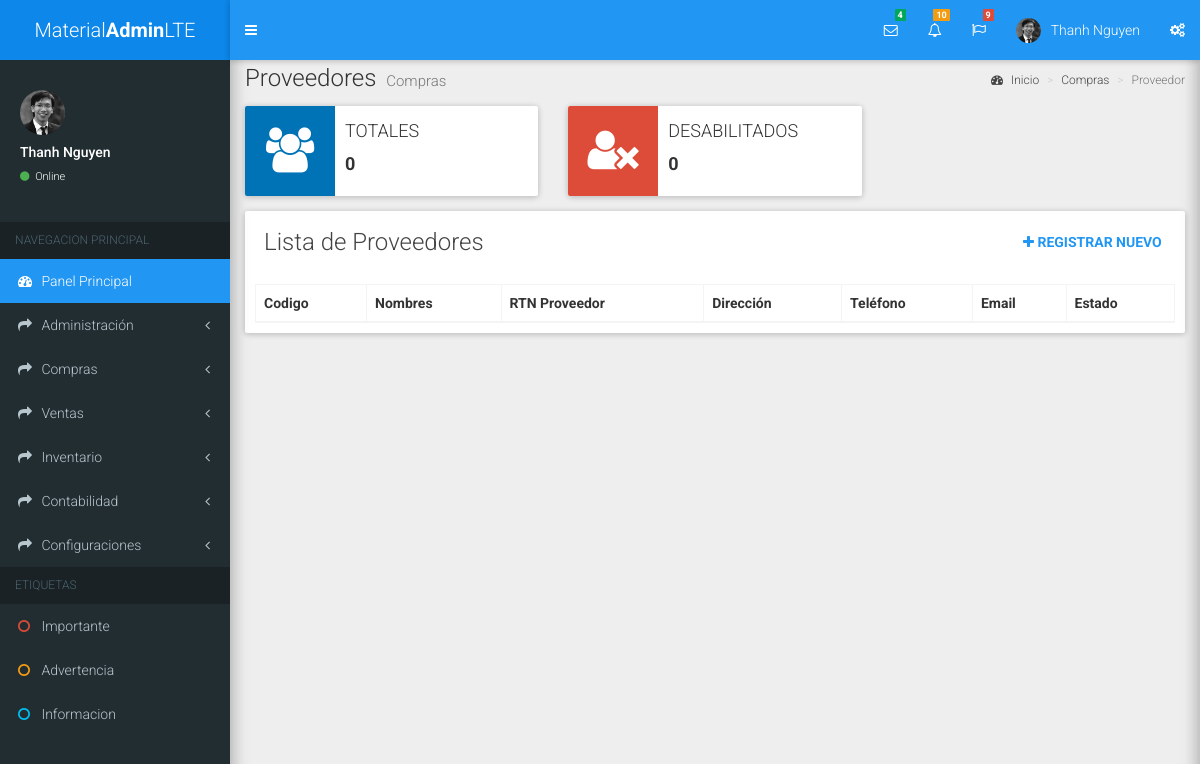
Before: /pages/compras/proveedores.php with the older database file.
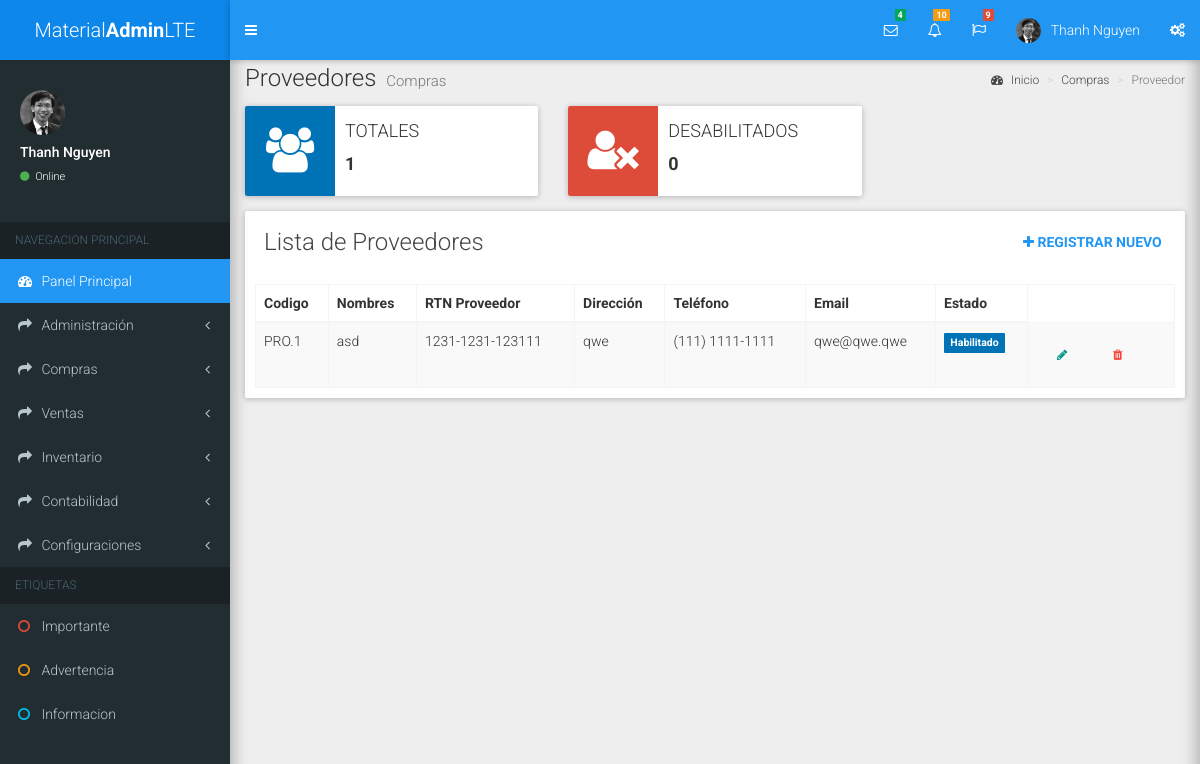
After: the same page with the newer database file.
### tables this page shows
CREATE TABLE `proveedores` (
  `Id_Proveedor` varchar(10) NOT NULL,
  `Nombre_Proveedor` varchar(100) NOT NULL,
  `RTN_Proveedor` varchar(16) NOT NULL,
  `Direccion` varchar(255) NOT NULL,
  `Telefono` varchar(15) NOT NULL,
  `Correo_Electronico` varchar(250) NOT NULL,
  `Estado` int(1) NOT NULL
);

### pages/compras/proveedores.php (the view, shortened to what the changed rows need)
<?php
  include ('../../inc/util.php');
?>
<!DOCTYPE html>
<html>
<head>
  <link rel="stylesheet" href="../../bower_components/bootstrap/dist/css/bootstrap.min.css">
  <link rel="stylesheet" href="../../bower_components/font-awesome/css/font-awesome.min.css">
  <link rel="stylesheet" href="../../bower_components/Ionicons/css/ionicons.min.css">
  <link rel="stylesheet" href="../../dist/css/AdminLTE.min.css">
  <link rel="stylesheet" href="../../dist/css/bootstrap-material-design.min.css">
  <link rel="stylesheet" href="../../dist/css/ripples.min.css">
  <link rel="stylesheet" href="../../dist/css/MaterialAdminLTE.min.css">
  <link rel="stylesheet" href="../../dist/css/skins/all-md-skins.min.css">
</head>
<body class="skin-blue sidebar-mini fixed">
<div class="wrapper">
  <div class="content-wrapper">
    <section class="content-header">
      <h1>
        Proveedores
        <small>Compras</small>
      </h1>
    </section>
    <section class="content">
      <div class="row">
        <div class="col-md-4 col-sm-6 col-xs-12">
          <div class="info-box">
            <div class="info-box-content">
              <span class="info-box-text"><h4>Totales</h4></span>
              <span class="info-box-number">
                <?php
                  $queryTotalProveedores=mysqli_query($db, "SELECT COUNT(*) AS Total_Proveedores FROM proveedores") or die(mysqli_error());
                  $rowProveedores=mysqli_fetch_array($queryTotalProveedores);
                  echo $rowProveedores['Total_Proveedores'];
                ?>
              </span>
            </div>
          </div>
        </div>
      </div>
      <div class="row">
        <div class="col-xs-12">
          <div class="box">
            <div class="box-body">
              <table id="lista-proveedores" class="table table-bordered table-striped table-hover">
                <thead>
                  <tr>
                    <th>Codigo</th>
                    <th>Nombres</th>
                    <th>RTN Proveedor</th>
                    <th>Dirección</th>
                    <th>Teléfono</th>
                    <th>Email</th>
                    <th>Estado</th>
                  </tr>
                </thead>
                <tbody>
                  <?php
                    $queryProveedores=mysqli_query($db, "SELECT * FROM proveedores") or die(mysqli_error());
                    while ($rowProveedores=mysqli_fetch_array($queryProveedores)) {
                      $estado = null;
                      switch ($rowProveedores["Estado"]) {
                        case 1:
                          $estado = "<small class='label bg-blue'>Habilitado</small>";
                          break;
                      }
                      echo '
                        <tr>
                            <td>'.$rowProveedores['Id_Proveedor'].'</td>
                            <td>'.$rowProveedores['Nombre_Proveedor'].'</td>
                            <td>'.$rowProveedores['RTN_Proveedor'].'</td>
                            <td>'.$rowProveedores['Direccion'].'</td>
                            <td>'.$rowProveedores['Telefono'].'</td>
                            <td>'.$rowProveedores['Correo_Electronico'].'</td>
                            <td>'.$estado.'</td>
                            <td>
                           <form method="GET" action="proveedores_editar.php">
                           <input type="hidden" name="Id" Id="Id" value="'.$rowProveedores['Id_Proveedor'].'">
                           <button type="submit" class="btn btn-primary btn-sm" data-toggle="tooltip"  name="modificar" id="modificar" value="Modificar" ><i class="fa fa-pencil"></i></button>
                              <button type="button" class="btn btn-danger btn-sm" data-toggle="tooltip" title="Eliminar"><i class="fa fa-trash"></i></button>
                            </td>
                          </form>
                        </tr>
                      ';
                    }
                  ?>
                </tbody>
              </table>
            </div>
          </div>
        </div>
      </div>
    </section>
  </div>
</div>
</body>
</html>

Changed rows visible on the page:
added proveedores: Id_Proveedor "PRO.1", Nombre_Proveedor "asd", RTN_Proveedor "1231-1231-123111", Direccion "qwe", Telefono "(111) 1111-1111", Correo_Electronico "qwe@qwe.qwe", Estado "Habilitado"
Other visible differences:
$rowProveedores['Total_Proveedores']: "0" → "1"
